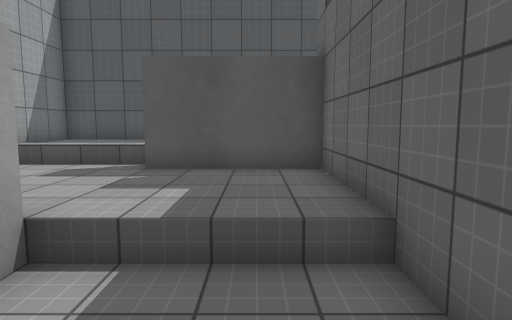
View 1 (above)

16 first-person views from a walk through a Unity game level. The camera is 1.5 m above the floor, tilts 6° down and sees 75° across. The floor is counted in squares, 1 m on a side. Each view is taken from the middle of a square. On the plan, view 1 faces up. The plan holds only what a view shows up to about 15 squares ahead; the rest is blank. The place goes on beyond the plan. The player character is not drawn. Surface patterns are stand-ins for the level's own textures.

View 2
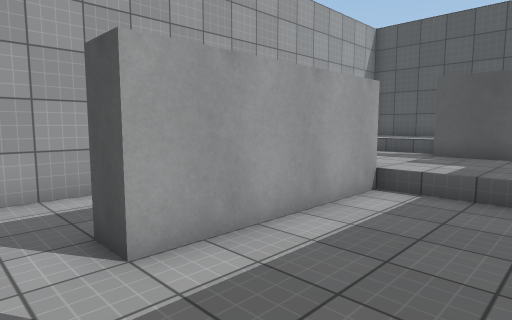

View 3
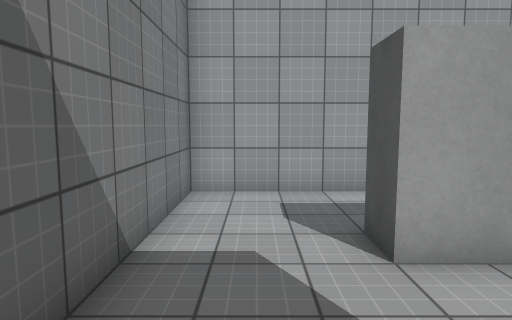

View 4
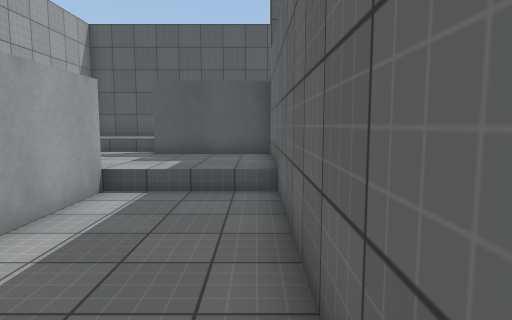

View 5
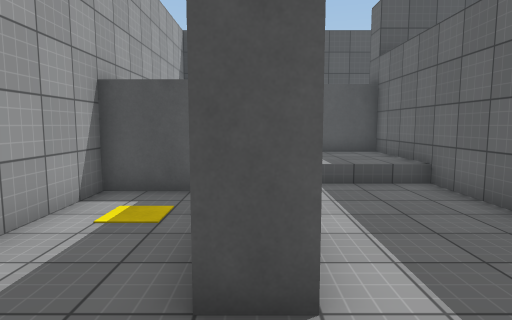

View 6
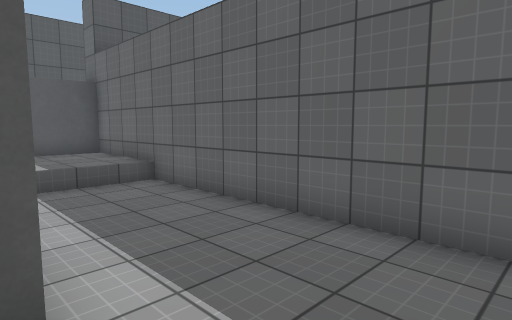

View 7
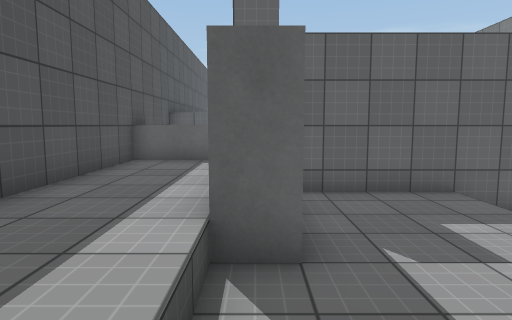

View 8
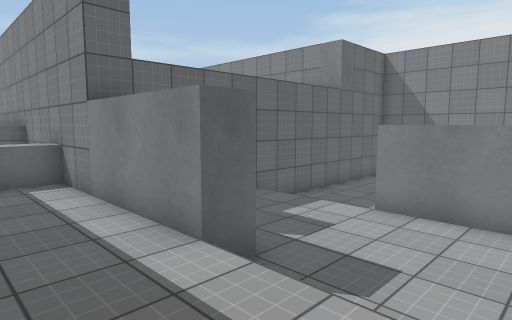

View 9
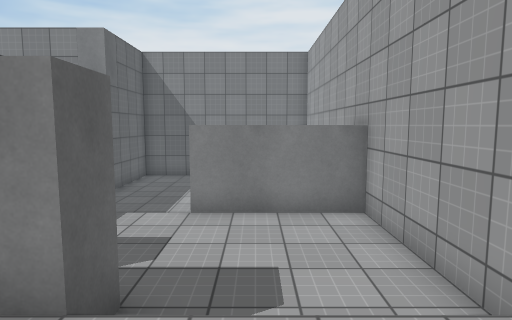

View 10
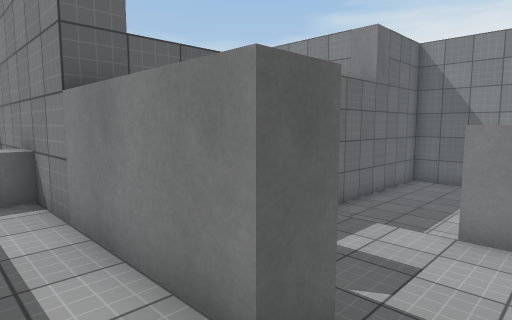

View 11
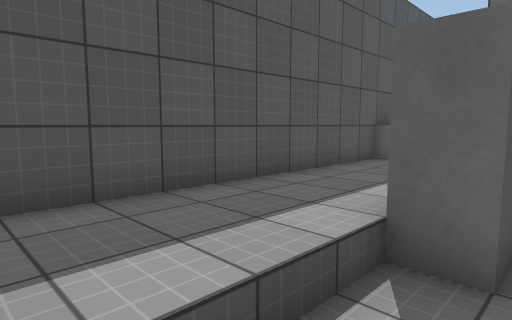

View 12
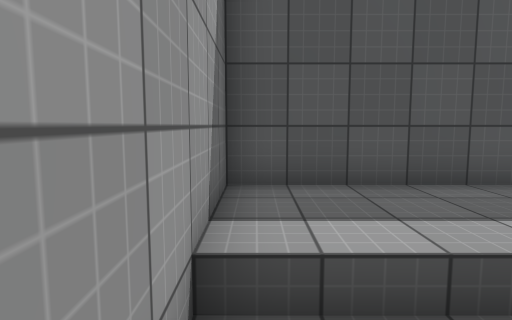

View 13
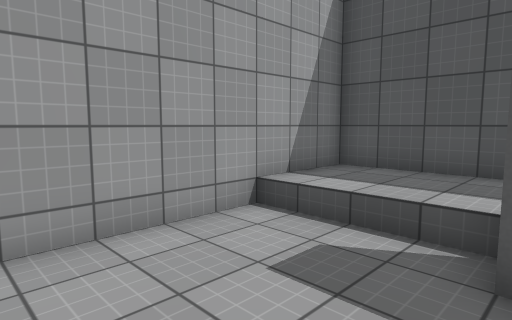

View 14
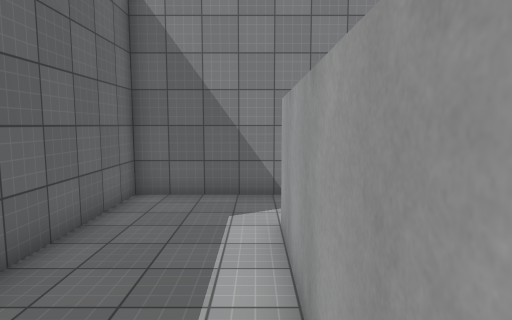

View 15
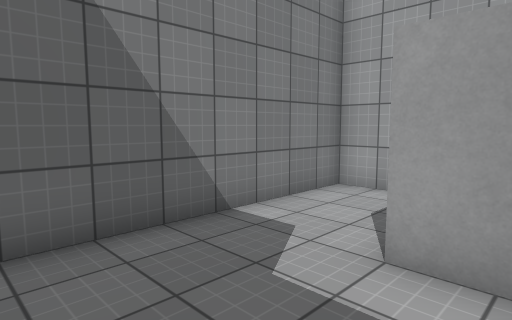

View 16
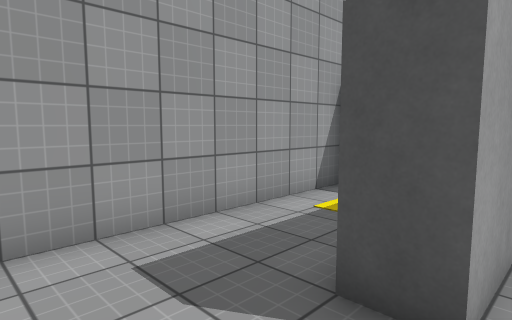

### Floor plan
Key: @ floor where view 1 was taken; # wall or solid block; . main floor; : floor 0.5 m higher than the main floor; + floor 1 m higher than the main floor; ^ raised ledge.
Columns run from 7 left of view 1 to 6 right of it. Each row starts with its distance up from view 1.
 12 ##############
 11 #++++++++++^
 10 #++++++++++^
  9 #++++++++++^
  8 #::::#########
  7 #::::::::#
  6 #::::::::#
  5 #::::::::#
  4 #::::::::#
  3 #####....#
  2 #...#....#
  1 #...#....#
  0 #...#..@.#
 -1 #...#....#
 -2 #...#....#
 -3 #........#
 -4 #........#
 -5 #........#
 -6 ##########

Where each view was taken, in squares from view 1:
view 1: 0 up, 0 right, facing up
view 2: 4 down, 1 right, facing up-left
view 3: 4 down, 1 right, facing left
view 4: 4 down, 1 right, facing up
view 5: 5 down, 3 left, facing up
view 6: 5 down, 3 left, facing up-right
view 7: 8 up, 6 left, facing right
view 8: 11 up, 6 left, facing down-right
view 9: 11 up, 4 left, facing down
view 10: 10 up, 4 left, facing down-right
view 11: 7 up, 6 left, facing up-right
view 12: 6 up, 6 left, facing up
view 13: 4 up, 2 left, facing up-left
view 14: 4 up, 2 left, facing down
view 15: 1 down, 1 right, facing down-left
view 16: 5 down, 2 left, facing up-left
